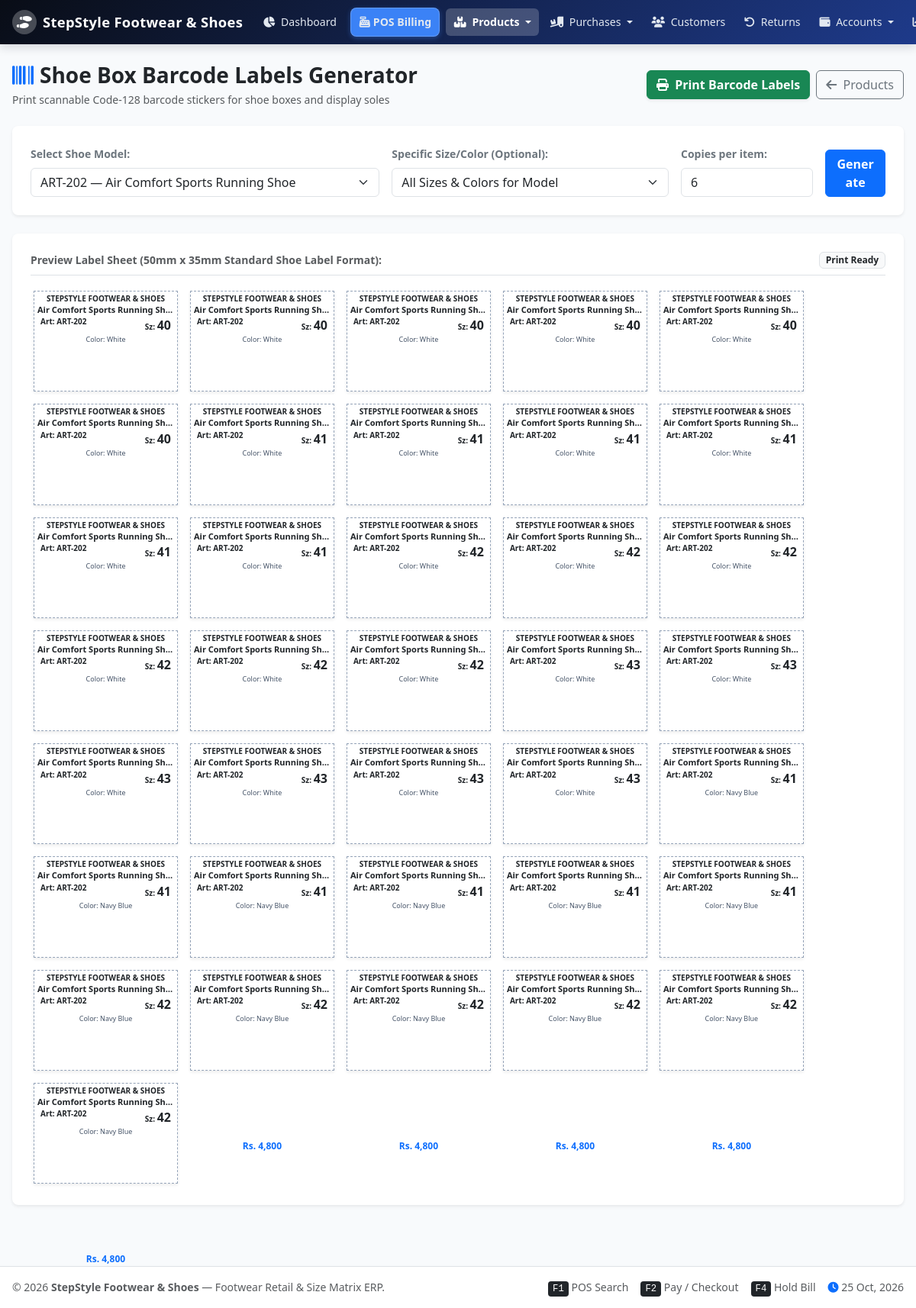
The page /barcode_labels.php?product_id=2 (signed in) on the database its author committed.
### tables this page shows
CREATE TABLE `product_variants` (
  `id` INT AUTO_INCREMENT PRIMARY KEY,
  `product_id` INT NOT NULL,
  `size_id` INT NOT NULL,
  `color_id` INT NOT NULL,
  `sku` VARCHAR(100) UNIQUE NULL,
  `barcode` VARCHAR(100) UNIQUE NOT NULL,
  `purchase_price` DECIMAL(10,2) NOT NULL DEFAULT 0.00,
  `selling_price` DECIMAL(10,2) NOT NULL DEFAULT 0.00,
  `stock_qty` INT NOT NULL DEFAULT 0,
  `damaged_qty` INT NOT NULL DEFAULT 0,
  `alert_qty` INT NOT NULL DEFAULT 2,
  `created_at` TIMESTAMP DEFAULT CURRENT_TIMESTAMP,
  FOREIGN KEY (`product_id`) REFERENCES `products`(`id`) ON DELETE CASCADE,
  FOREIGN KEY (`size_id`) REFERENCES `sizes`(`id`) ON DELETE RESTRICT,
  FOREIGN KEY (`color_id`) REFERENCES `colors`(`id`) ON DELETE RESTRICT
);

CREATE TABLE `products` (
  `id` INT AUTO_INCREMENT PRIMARY KEY,
  `article_code` VARCHAR(50) UNIQUE NOT NULL,  
  `name` VARCHAR(150) NOT NULL,
  `category_id` INT NULL,
  `brand_id` INT NULL,
  `gender` ENUM('men', 'women', 'kids', 'unisex') NOT NULL DEFAULT 'men',
  `description` TEXT NULL,
  `image` VARCHAR(255) NULL,
  `base_purchase_price` DECIMAL(10,2) NOT NULL DEFAULT 0.00,
  `base_selling_price` DECIMAL(10,2) NOT NULL DEFAULT 0.00,
  `wholesale_price` DECIMAL(10,2) NOT NULL DEFAULT 0.00,
  `min_selling_price` DECIMAL(10,2) NOT NULL DEFAULT 0.00,
  `rack_location` VARCHAR(50) NULL,
  `shelf_location` VARCHAR(50) NULL,
  `box_number` VARCHAR(50) NULL,
  `is_active` TINYINT(1) NOT NULL DEFAULT 1,
  `created_at` TIMESTAMP DEFAULT CURRENT_TIMESTAMP,
  FOREIGN KEY (`category_id`) REFERENCES `categories`(`id`) ON DELETE SET NULL,
  FOREIGN KEY (`brand_id`) REFERENCES `brands`(`id`) ON DELETE SET NULL
);

CREATE TABLE `sizes` (
  `id` INT AUTO_INCREMENT PRIMARY KEY,
  `size_system` VARCHAR(20) NOT NULL DEFAULT 'EU',  
  `size_number` VARCHAR(20) NOT NULL,
  `sort_order` INT NOT NULL DEFAULT 0
);

CREATE TABLE `colors` (
  `id` INT AUTO_INCREMENT PRIMARY KEY,
  `name` VARCHAR(50) NOT NULL,
  `name_ur` VARCHAR(50) NULL,
  `hex_code` VARCHAR(20) NOT NULL DEFAULT '#000000'
);

### config/functions.php (called while the page is built, shortened)
<?php
function get_setting($key, $default = '') {
    static $settings_cache = null;
    if ($settings_cache === null) {
        $db = getDB();
        $stmt = $db->query("SELECT setting_key, setting_value FROM settings");
        $settings_cache = [];
        while ($row = $stmt->fetch()) {
            $settings_cache[$row['setting_key']] = $row['setting_value'];
        }
    }
    return $settings_cache[$key] ?? $default;
}
function clean($str) {
    return htmlspecialchars(trim((string)$str), ENT_QUOTES, 'UTF-8');
}

### barcode_labels.php (the view, shortened to what this page needs)
<?php
$db = getDB();
$product_id = (int)($_GET['product_id'] ?? 0);
$label_qty = (int)($_GET['qty'] ?? 6);
$products = $db->query("SELECT p.id, p.article_code, p.name FROM products p ORDER BY p.article_code ASC")->fetchAll();
$variants = [];
if ($product_id > 0) {
    $stmt = $db->prepare("SELECT pv.*, sz.size_number, cl.name as color_name, p.article_code, p.name as product_name
                          FROM product_variants pv
                          JOIN products p ON pv.product_id = p.id
                          JOIN sizes sz ON pv.size_id = sz.id
                          JOIN colors cl ON pv.color_id = cl.id
                          WHERE pv.product_id = ?");
    $stmt->execute([$product_id]);
    $variants = $stmt->fetchAll();
}
$selected_variant = null;
$shop_name = get_setting('shop_name', 'StepStyle Footwear');
require_once __DIR__ . '/includes/header.php';
?>
<div class="container-fluid px-3 pt-3">
    <div class="no-print">
        <div class="d-flex justify-content-between align-items-center mb-4">
            <div>
                <h2 class="h3 fw-bold text-dark mb-1">
                    <i class="fa-solid fa-barcode text-primary me-2"></i>Shoe Box Barcode Labels Generator
                </h2>
                <p class="text-muted small mb-0">Print scannable Code-128 barcode stickers for shoe boxes and display soles</p>
            </div>
            <div class="d-flex gap-2">
                <button onclick="window.print()" class="btn btn-success fw-bold shadow-sm">
                    <i class="fa-solid fa-print me-1"></i> Print Barcode Labels
                </button>
                <a href="products.php" class="btn btn-outline-secondary">
                    <i class="fa-solid fa-arrow-left me-1"></i> Products
                </a>
            </div>
        </div>
        <div class="card border-0 shadow-sm rounded-3 p-4 bg-white mb-4">
            <form method="GET" action="barcode_labels.php" class="row g-3 align-items-end">
                <div class="col-md-5">
                    <label class="form-label small fw-bold text-secondary">Select Shoe Model:</label>
                    <select name="product_id" class="form-select" onchange="this.form.submit()">
                        <?php foreach ($products as $p): ?>
                            <option value="<?= $p['id'] ?>" <?= $product_id == $p['id'] ? 'selected' : '' ?>>
                                <?= clean($p['article_code']) ?> &mdash; <?= clean($p['name']) ?>
                            </option>
                        <?php endforeach; ?>
                    </select>
                </div>
                <div class="col-md-4">
                    <label class="form-label small fw-bold text-secondary">Specific Size/Color (Optional):</label>
                    <select name="variant_id" class="form-select">
                        <option value="">All Sizes &amp; Colors for Model</option>
                    </select>
                </div>
                <div class="col-md-2">
                    <label class="form-label small fw-bold text-secondary">Copies per item:</label>
                    <input type="number" name="qty" class="form-control" value="<?= $label_qty ?>" min="1" max="50">
                </div>
                <div class="col-md-1">
                    <button type="submit" class="btn btn-primary w-100 fw-bold">Generate</button>
                </div>
            </form>
        </div>
    </div>
    <div class="card border-0 shadow-sm rounded-3 p-4 bg-white">
        <div class="no-print d-flex justify-content-between align-items-center pb-2 border-bottom mb-3">
            <span class="small text-muted fw-bold">Preview Label Sheet (50mm x 35mm Standard Shoe Label Format):</span>
            <span class="badge bg-light text-dark border">Print Ready</span>
        </div>
        <div class="d-flex flex-wrap gap-2 justify-content-start" id="barcode_print_area">
            <?php
            $labels_to_render = [];
            if ($selected_variant) {
                for ($i = 0; $i < $label_qty; $i++) {
                    $labels_to_render[] = $selected_variant;
                }
            } elseif (!empty($variants)) {
                foreach ($variants as $v) {
                    for ($i = 0; $i < $label_qty; $i++) {
                        $labels_to_render[] = $v;
                    }
                }
            }
            ?>
            <?php if (empty($labels_to_render)): ?>
                <div class="text-center py-5 text-muted w-100">
                    <i class="fa-solid fa-barcode fs-1 text-black-50 mb-2"></i>
                    <p>Please select a shoe model above to generate printable barcode labels.</p>
                </div>
            <?php else: ?>
                <?php foreach ($labels_to_render as $idx => $lbl): ?>
                    <div class="barcode-label-box text-center shadow-sm">
                        <div class="fw-bold text-uppercase" style="font-size: 10px; line-height: 1.1;"><?= clean($shop_name) ?></div>
                        <div class="fw-bold text-dark text-truncate" style="font-size: 11px; margin-top: 1px;"><?= clean($lbl['product_name']) ?></div>
                        <div class="d-flex justify-content-between px-1" style="font-size: 10px; font-weight: 600;">
                            <span>Art: <strong><?= clean($lbl['article_code']) ?></strong></span>
                            <span>Sz: <strong class="fs-6"><?= clean($lbl['size_number']) ?></strong></span>
                        </div>
                        <div style="font-size: 9px; color: #475569;">Color: <?= clean($lbl['color_name']) ?></div>
                        <div style="margin: 2px 0;">
                            <svg class="barcode-svg" data-code="<?= clean($lbl['barcode']) ?>"></svg>
                        </div>
                        <div class="fw-bold text-primary" style="font-size: 12px; line-height: 1;">
                            Rs. <?= number_format($lbl['selling_price'], 0) ?>
                        </div>
                    </div>
                <?php endforeach; ?>
            <?php endif; ?>
        </div>
    </div>
</div>
<?php require_once __DIR__ . '/includes/footer.php'; ?>

### assets/css/style.css (style rules this page uses)
:root { --primary-color: #2563eb; --primary-hover: #1d4ed8; --secondary-color: #0f172a; --accent-color: #0284c7; --success-color: #10b981; --warning-color: #f59e0b; --danger-color: #ef4444; --bg-light: #f8fafc; --card-bg: #ffffff; --border-color: #e2e8f0; --text-main: #0f172a; --text-muted: #64748b; }
html, body { max-width: 100%; overflow-x: hidden; margin: 0; padding: 0; }
body { font-family: 'Segoe UI', system-ui, -apple-system, BlinkMacSystemFont, 'Roboto', sans-serif; background-color: var(--bg-light); color: var(--text-main); min-height: 100vh; display: flex; flex-direction: column; -webkit-font-smoothing: antialiased; }
.barcode-label-box { width: 50mm; height: 35mm; border: 1px dashed #94a3b8; padding: 4px; margin: 4px; display: inline-block; text-align: center; page-break-inside: avoid; background: #fff; }

### rows shown on the page
product_variants: product.name "Air Comfort Sports Running Sh…", product.article_code "ART-202", size.size_number "40", color.name "White"
product_variants: product.name "Air Comfort Sports Running Sh…", product.article_code "ART-202", size.size_number "41", color.name "White"
product_variants: product.name "Air Comfort Sports Running Sh…", product.article_code "ART-202", size.size_number "42", color.name "White"
product_variants: product.name "Air Comfort Sports Running Sh…", product.article_code "ART-202", size.size_number "43", color.name "White"
product_variants: product.name "Air Comfort Sports Running Sh…", product.article_code "ART-202", size.size_number "41", color.name "Navy Blue"
product_variants: product.name "Air Comfort Sports Running Sh…", product.article_code "ART-202", size.size_number "42", color.name "Navy Blue", selling_price "4,800"

### other values the page prints
$shop_name "StepStyle Footwear & Shoes"
get_setting('shop_name', 'Shoes POS') "StepStyle Footwear & Shoes"
form field product_id "ART-202 — Air Comfort Sports Running Shoe"
